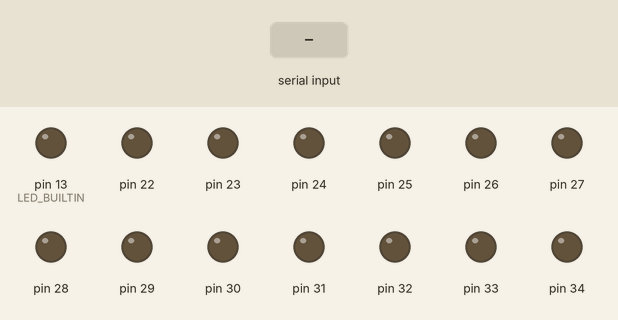
Recording of a sketch running on a simulated Arduino Mega 2560, built with avr-gcc and run on an emulated ATmega2560. On the bench: output pins drawn as LEDs (lit = HIGH). Inputs (shaded band) come from the test bench. What the sketch prints to the serial monitor is not drawn.

Above: at 3.2 s.
3.3 s: "90,45\n" received over Serial
At 4.4 s:
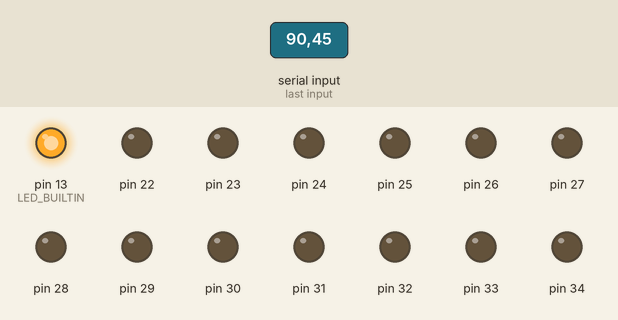
Timing chart, 0 to 6.3 s (numbered marks = the images above; inputs shaded):
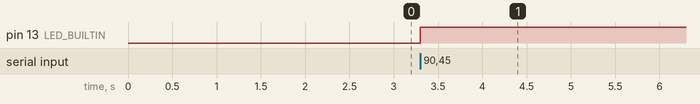

The sketch:

seniorresearcharduino.ino
```cpp
#include <Stepper.h>
#include <stdlib.h>
/*
 * TO DO:
 * NOTE: The script is chill enough (for now) that we can handle around 5000 steps in .25s, so that allows for full speed of all motors (assuming we have 6) for 800 steps per .25s
 */

int stepperPins[3][2][4] = {{{22, 23, 24, 25}, {26, 27, 28, 29}},
                            {{30, 31, 32, 33}, {34, 35, 36, 37}},
                            {{42, 43, 44, 45}, {46, 47, 48, 49}}};

int deltaTime = 1000; //in milliseconds
int deltaOne = 0;

bool stringComplete = false;
int stepperCounter[3][2] = {{800, 800}, {0, 0}, {0, 0}};
int stepperPos[3][2] = {{0, 0}, {0, 0}, {0, 0}};
float stepInterval[3][2] = {{0, 0}, {0, 0}, {0, 0}};
int intervalCounter[3][2] = {{0, 0}, {0, 0}, {0, 0}};
String inputString = "";
String delimiter = ",";

int specialNumber = 123456789;
int linSteps = 0;
int rotSteps = 0;
int writeCounter = 0;
int counter = 0;
int rotCheckLim = 5;
int pos;

void setup() {
  for (int i = 0; i < 3; i++) {
    for (int j = 0; j < 2; j++) {
      for (int k = 0; k < 4; k++) {
        pinMode(stepperPins[i][j][k], OUTPUT);
      }
    }
  }
  Serial.begin(250000);
  Serial.println("starting");
  pinMode(LED_BUILTIN, OUTPUT);
  delay(2000);

  //reset all the intervalCounters
  for (int i = 0; i < 3; i++) {
    for (int j = 0; j < 2; j++) {
      intervalCounter[i][j] = 0;
    }
  }

  //at this point we've gotten new data, now scale the time we have to wait:
  for (int i = 0; i < 3; i++) {
    for (int j = 0; j < 2; j++) {
      stepInterval[i][j] = float(deltaTime)/float(stepperCounter[i][j]); //figure out how many milliseconds per step
    }
  }

  deltaOne = micros();

}

void loop() {

  if (Serial.available() > 0) {
    digitalWrite(LED_BUILTIN, HIGH);
    serialEvent();
  }

  if (stringComplete) {
    deltaTime = micros() - deltaOne; //this is how long it took between the last two transactions

    digitalWrite(LED_BUILTIN, HIGH);
    int writeCounter = 0;
    while((pos = inputString.indexOf(delimiter)) != -1) { //going to be of form val, val, val, ... , val,
      stepperCounter[writeCounter/2][writeCounter%2] = inputString.substring(0, pos).toFloat();
      inputString.remove(0, pos+1);
      writeCounter++;
    }

    //Serial.println("input recieved");
    //Serial.println(stepperCounter[0][0]);
    //Serial.println(stepperCounter[0][1]);
    //Serial.println(stepperCounter[1][0]);
    //Serial.println(stepperCounter[1][1]);
    //Serial.println(stepperCounter[2][0]);
    //Serial.println(stepperCounter[2][1]);
    //Serial.print("at counter ");
    //Serial.println(counter);

    counter++;

    //reset all the intervalCounters
    for (int i = 0; i < 3; i++) {
      for (int j = 0; j < 2; j++) {
        intervalCounter[i][j] = 0;
      }
    }

    //at this point we've gotten new data, now scale the time we have to wait:
    for (int i = 0; i < 3; i++) {
      for (int j = 0; j < 2; j++) {
        if (stepperCounter[i][j] != 0){
          stepInterval[i][j] = deltaTime/stepperCounter[i][j]; //figure out how many milliseconds per step
        } else {
          stepInterval[i][j] = 1000000000;
        }
      }
    }


    if (counter >= rotCheckLim) { //basically a short clock
      Serial.println("returning the rotation values");
      //less complicated
      for (int i = 0; i < 3; i++) {
        Serial.println(stepperPos[i][1]); //writes all 3 on different lines
        Serial.write(stepperPos[i][1]); //writes all 3 on different lines
        Serial.write('\n');
      }
      Serial.write(specialNumber);
      Serial.write('\n');
      Serial.println("returning to normal stuff now");
      counter = 0;
    }

    inputString = "";
    stringComplete = false;
  }
  MoveSteppers(); //actually move the steppers
  /*if (millis()%1000 < 1 and counter > 0) {
    char holder [33];
    itoa(stepperCounter[0][0], holder, 10);
    Serial.write(holder);
    Serial.write(" ");
    itoa(stepperCounter[0][1], holder, 10);
    Serial.write(holder);
    Serial.write('\n');
  }*/

  //Serial.println("------------------------------");
  //Serial.println(stepperCounter[0][0]);
  //Serial.println(stepperCounter[0][1]);
  //Serial.println(stepperCounter[1][0]);
  //Serial.println(stepperCounter[1][1]);
  //Serial.println(stepperCounter[2][0]);
  //Serial.println(stepperCounter[2][1]);
  //Serial.println(millis());
}

void serialEvent() {
  while (Serial.available()) {
    char inChar = (char)Serial.read();
    inputString += inChar;
    if (inChar == '\n') {
      stringComplete = true;
    }
  }
}

void MoveSteppers() {

  for (int i = 0; i < 3; i++) {
    for (int j = 0; j < 2; j++) {

      if (stepperCounter[i][j] == 0) {
        fastDigitalWrite(stepperPins[i][j][0], LOW); //ALL LOW
        fastDigitalWrite(stepperPins[i][j][1], LOW);
        fastDigitalWrite(stepperPins[i][j][2], LOW);
        fastDigitalWrite(stepperPins[i][j][3], LOW);
      }

      else if ((micros() - deltaOne) > stepInterval[i][j]*(intervalCounter[i][j]-1)*1000+600) { //.5microsec being the minimum time we need on for step to happen
        //minus one on intervalCounter cause we just increased it
        fastDigitalWrite(stepperPins[i][j][0], LOW); //ALL LOW
        fastDigitalWrite(stepperPins[i][j][1], LOW);
        fastDigitalWrite(stepperPins[i][j][2], LOW);
        fastDigitalWrite(stepperPins[i][j][3], LOW);

      } else if (stepperCounter[i][j] != 0 and (micros() - deltaOne) > stepInterval[i][j]*intervalCounter[i][j]*1000) { //if it's time to step once:
        intervalCounter[i][j]++; //increment the counter to move it up

        if ((stepperCounter[i][j] % 4 + 4) % 4 == 0) {
          fastDigitalWrite(stepperPins[i][j][0], HIGH); //HIGH
          fastDigitalWrite(stepperPins[i][j][1], LOW);
          fastDigitalWrite(stepperPins[i][j][2], LOW);
          fastDigitalWrite(stepperPins[i][j][3], LOW);

        } else if ((stepperCounter[i][j] % 4 + 4) % 4 == 1) {
          fastDigitalWrite(stepperPins[i][j][0], LOW);
          fastDigitalWrite(stepperPins[i][j][1], LOW); //HIGH
          fastDigitalWrite(stepperPins[i][j][2], HIGH);
          fastDigitalWrite(stepperPins[i][j][3], LOW);

        } else if ((stepperCounter[i][j] % 4 + 4) % 4 == 2) {
          fastDigitalWrite(stepperPins[i][j][0], LOW);
          fastDigitalWrite(stepperPins[i][j][1], HIGH);
          fastDigitalWrite(stepperPins[i][j][2], LOW); //HIGH
          fastDigitalWrite(stepperPins[i][j][3], LOW);

        } else {
          fastDigitalWrite(stepperPins[i][j][0], LOW);
          fastDigitalWrite(stepperPins[i][j][1], LOW);
          fastDigitalWrite(stepperPins[i][j][2], LOW);
          fastDigitalWrite(stepperPins[i][j][3], HIGH); //HIGH
        }
        if (stepperCounter[i][j] < 0) {
          stepperCounter[i][j]++;
          stepperPos[i][j]--;
        }
        if (stepperCounter[i][j] > 0) {
          stepperCounter[i][j]--;
          stepperPos[i][j]++;
        }
      }
    }
  }
}

void fastDigitalWrite(int pin, int state) {
  if (pin < 30) {
    if (state == 1) {
      PORTA |= 1 << (pin-22);
    } else {
      PORTA &= ~(1 << (pin-22));
    }
  }

  else if (pin < 40) {
    if (state == 1) {
      PORTC |= 1 << (pin-30);
    } else {
      PORTC &= ~(1 << (pin-30));
    }
  }

  else {
    if (state == 1) {
      PORTL |= 1 << (pin-42);
    } else {
      PORTL &= ~(1 << (pin-42));
    }
  }
}
```

Measured:
- after the input at 3.3 s, pin 13 (LED_BUILTIN): LOW → HIGH at once
